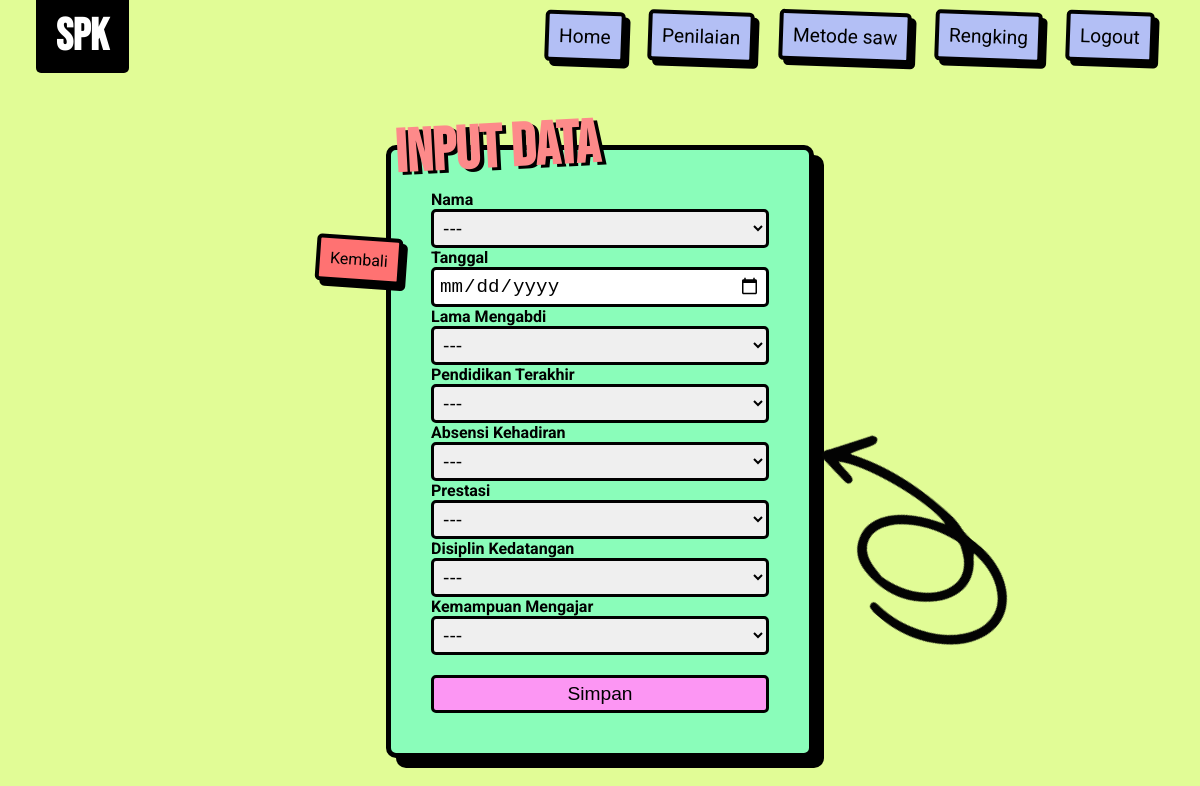
Screenshot of /user/create_penilaian.php (signed in) with the database file from the repository.
### tables this page shows
CREATE TABLE `tbl_kriteria` (
  `id_kriteria` varchar(10) NOT NULL,
  `nama_kriteria` varchar(25) NOT NULL,
  `bobot` double NOT NULL,
  `kategori` varchar(10) NOT NULL
);

### asset/config/function.php (called while the page is built, shortened)
<?php
function koneksi()
{
  return mysqli_connect("localhost", "root", "", "spk_jabatanguru");
}

### user/create_penilaian.php (the view, shortened to what this page needs)
<?php
require_once '../asset/config/function.php';
?>
<!DOCTYPE html>
<html lang="en">
<head>
  <link rel="stylesheet" href="../asset/css/style.css">
  <link rel="stylesheet" href="../datatables/datatables.css">
</head>
<body>
  <header>
    <div class="logo">
      <h1>SPK</h1>
    </div>
    <div class="menu">
      <ul>
        <li><a href="dashboard_user.php">Home</a></li>
        <li><a href="read_penilaian.php">Penilaian</a></li>
        <li><a href="Metode_saw.php">Metode saw</a></li>
        <li><a href="rangking.php">Rengking</a></li>
        <li><a href="../logout.php">Logout</a></li>
      </ul>
    </div>
  </header>
  <div class="container-input">
    <div class="input-head">
      <img src="../asset/img/Element 09.png" alt="">
      <a href="read_penilaian.php">Kembali</a>
      <h1>Input Data </h1>
    </div>
    <div class="container-form">
      <form action="" method="post">
        <ul>
          <li>
            <label>
              <b> Nama </b>
              <br>
              <select name="nip" id="" style="width: 100%;">
                <option value="">---</option>
              </select>
            </label>
          </li>
          <li>
            <label>
              <b> Tanggal </b>
              <br>
              <input type="Date" name="tanggal" style="width: 100%;">
            </label>
          </li>
          <?php $querykriteria = mysqli_query(koneksi(), "SELECT * FROM tbl_kriteria ORDER BY id_kriteria"); ?>
          <?php while ($datakriteria = mysqli_fetch_array($querykriteria)) : ?>
            <?php $idk = $datakriteria['id_kriteria']; ?>
            <?php $labelk = $datakriteria['nama_kriteria']; ?>
            <li>
              <label>
                <b> <?= $labelk; ?></b>
                <br>
                <select name=" <?= $idk; ?>" style="width: 100%;">
                  <option option disabled selected>---</option>
                </select>
              </label>
            </li>
          <?php endwhile; ?>
          <li>
            <button type=" submit" name="tambah">Simpan</button>
          </li>
        </ul>
      </form>
    </div>
  </div>
</body>
</html>

### asset/css/style.css (style rules this page uses)
:root { --green: #e1fc96; --black: #000; --white: #fff; --bebas: "Bebas Neue", sans-serif; --robot: "Roboto", sans-serif; }
* { padding: 0; margin: 0; text-decoration: none; list-style: none; box-sizing: border-box; }
body { position: relative; background: var(--green); min-height: 100vh; }
.container-login input, button { font-size: 1.5em; width: 100%; padding: 5px 5px; border: 3px solid var(--black); border-radius: 5px; }
header { display: flex; justify-content: space-between; align-items: center; padding: 0px 3%; }
.logo { font-family: var(--bebas); font-size: 1.4rem; background: var(--black); padding: 10px 20px; color: var(--white); border-bottom-left-radius: 5px; border-bottom-right-radius: 5px; }
.menu li { display: inline; padding: 10px; font-size: 1.2rem; }
.menu li a { position: relative; color: black; background-color: rgb(179, 191, 245); display: inline-block; padding: 10px; box-shadow: 5px 5px var(--black); border-radius: 5px; border: 4px solid var(--black); font-family: var(--robot); transform: rotate(2deg); -webkit-transform: rotate(2deg); -moz-transform: rotate(2deg); -ms-transform: rotate(2deg); -o-transform: rotate(2deg); }
.container-input { width: 500px; margin: 0 auto; padding: 0 3%; }
.container-form { background: rgb(138, 253, 186); padding: 40px; border-radius: 10px; border: 5px solid var(--black); box-shadow: 10px 10px 0px 0px var(--black); }
.input-head { display: flex; justify-content: space-between; align-items: center; }
.input-head img { position: absolute; left: 65%; top: 60%; transform: rotate(40deg); -webkit-transform: rotate(40deg); -moz-transform: rotate(40deg); -ms-transform: rotate(40deg); -o-transform: rotate(40deg); }
.input-head h1 { position: relative; top: 40px; right: 50%; font-family: var(--bebas); font-size: 60px; text-shadow: 4px 3px rgb(0, 0, 0); color: rgb(253, 138, 138); transform: rotate(-3deg); -webkit-transform: rotate(-3deg); -moz-transform: rotate(-3deg); -ms-transform: rotate(-3deg); -o-transform: rotate(-3deg); }
.input-head a { color: black; position: relative; top: 150px; right: 70px; background-color: rgb(255, 114, 114); display: inline-block; padding: 10px; box-shadow: 5px 5px var(--black); border-radius: 5px; border: 4px solid var(--black); font-family: var(--robot); transform: rotate(4deg); }
.container-form { font-family: var(--robot); }
.container-form input, select, button { padding: 5px 5px; border: 3px solid var(--black); border-radius: 5px; font-size: 1.2rem; }
.container-form button { margin-top: 20px; background: #fc96f3; cursor: pointer; }
.container-form input::placeholder { font-family: var(--bebas); }

### datatables/datatables.css (style rules this page uses)
:root { --dt-row-selected: 13, 110, 253; --dt-row-selected-text: 255, 255, 255; --dt-row-selected-link: 9, 10, 11; }

### rows the page displays
tbl_kriteria: nama_kriteria "Lama Mengabdi"
tbl_kriteria: nama_kriteria "Pendidikan Terakhir"
tbl_kriteria: nama_kriteria "Absensi Kehadiran"
tbl_kriteria: nama_kriteria "Prestasi"
tbl_kriteria: nama_kriteria "Disiplin Kedatangan"
tbl_kriteria: nama_kriteria "Kemampuan Mengajar"
